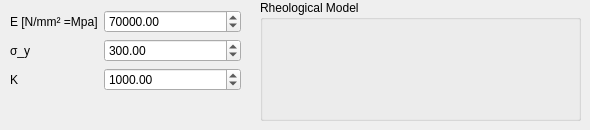
           <widget class="QWidget" name="ELASTIC_PLASTIC_ISO">
            <attribute name="title">
             <string>Elastik Plastik iso</string>
            </attribute>
            <widget class="QWidget" name="formLayoutWidget_13">
             <property name="geometry">
              <rect>
               <x>10</x>
               <y>10</y>
               <width>231</width>
               <height>101</height>
              </rect>
             </property>
             <layout class="QFormLayout" name="formLayout_13">
              <item row="0" column="0">
               <widget class="QLabel" name="LABEL_VAL_E_ELASTIC_PLASTIC_ISO">
                <property name="text">
                 <string>E [N/mm² =Mpa]</string>
                </property>
               </widget>
              </item>
              <item row="0" column="1">
               <widget class="QDoubleSpinBox" name="VAL_E_ELASTIC_PLASTIC_ISO">
                <property name="decimals">
                 <number>2</number>
                </property>
                <property name="maximum">
                 <double>80000.000000000000000</double>
                </property>
                <property name="value">
                 <double>70000.000000000000000</double>
                </property>
               </widget>
              </item>
              <item row="1" column="0">
               <widget class="QLabel" name="LABEL_VAL_SIGMA_Y_PERZYNA_2">
                <property name="text">
                 <string>σ_y</string>
                </property>
               </widget>
              </item>
              <item row="1" column="1">
               <widget class="QDoubleSpinBox" name="VAL_SIGMA_Y_ELASTIC_PLASTIC_ISO">
                <property name="decimals">
                 <number>2</number>
                </property>
                <property name="maximum">
                 <double>8000.000000000000000</double>
                </property>
                <property name="value">
                 <double>300.000000000000000</double>
                </property>
               </widget>
              </item>
              <item row="2" column="0">
               <widget class="QLabel" name="LABEL_VAL_K_ELASTIC_PLASTIC_ISO_3">
                <property name="text">
                 <string>K</string>
                </property>
               </widget>
              </item>
              <item row="2" column="1">
               <widget class="QDoubleSpinBox" name="VAL_K_ELASTIC_PLASTIC_ISO">
                <property name="decimals">
                 <number>2</number>
                </property>
                <property name="maximum">
                 <double>8000.000000000000000</double>
                </property>
                <property name="value">
                 <double>1000.000000000000000</double>
                </property>
               </widget>
              </item>
             </layout>
            </widget>
            <widget class="QWidget" name="horizontalLayoutWidget_8">
             <property name="geometry">
              <rect>
               <x>260</x>
               <y>0</y>
               <width>321</width>
               <height>121</height>
              </rect>
             </property>
             <layout class="QHBoxLayout" name="horizontalLayout_9">
              <item>
               <widget class="QGroupBox" name="RHEO_BOX_ELASTIC_PLASTIC_ISO">
                <property name="title">
                 <string>Rheological Model</string>
                </property>
                <widget class="QLabel" name="label">
                 <property name="geometry">
                  <rect>
                   <x>10</x>
                   <y>20</y>
                   <width>301</width>
                   <height>91</height>
                  </rect>
                 </property>
                 <property name="sizePolicy">
                  <sizepolicy hsizetype="Preferred" vsizetype="Preferred">
                   <horstretch>0</horstretch>
                   <verstretch>0</verstretch>
                  </sizepolicy>
                 </property>
                 <property name="text">
                  <string/>
                 </property>
                 <property name="pixmap">
                  <pixmap>PIC/RheoMods_epl_iso.png</pixmap>
                 </property>
                 <property name="scaledContents">
                  <bool>true</bool>
                 </property>
                </widget>
               </widget>
              </item>
             </layout>
            </widget>
           </widget>
